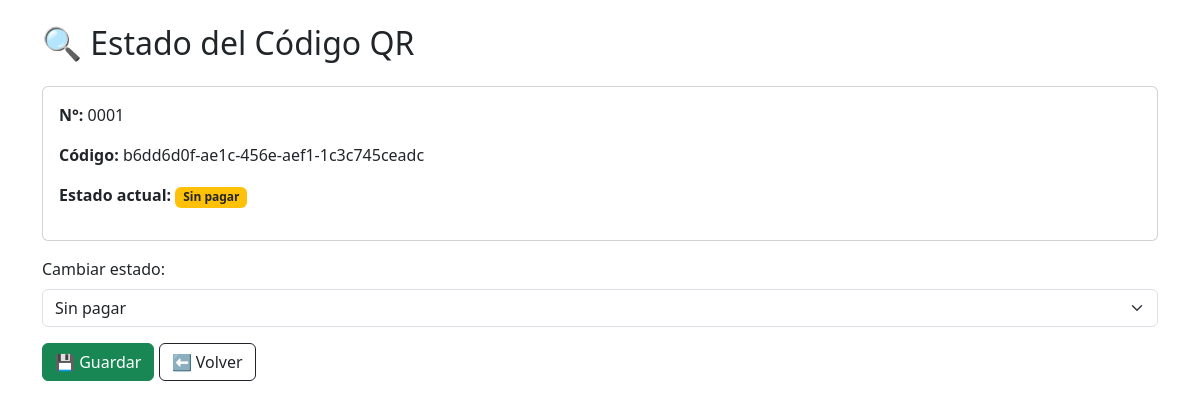
/ver_estado/1, run on the app's committed database.
### app.py (models this page shows)
class CodigoQR(db.Model):
    id = db.Column(db.Integer, primary_key=True)
    codigo = db.Column(db.String(100), nullable=False)
    cliente_id = db.Column(db.Integer, db.ForeignKey('cliente.id'), nullable=False)
    numero_correlativo = db.Column(db.Integer, nullable=False)
    estado = db.Column(db.String(20), nullable=False, default="sin pagar")
    monto_pagado = db.Column(db.Float, nullable=True)

### app.py (the view, shortened to what this page needs)
@app.route('/ver_estado/<int:qr_id>', methods=['GET', 'POST'])
def ver_estado(qr_id):
    qr = CodigoQR.query.get_or_404(qr_id)
    return render_template('ver_estado.html', qr=qr)

### templates/ver_estado.html (shortened to what this page needs)
<!DOCTYPE html>
<html lang="es">
<head>
    <link href="https://cdn.jsdelivr.net/npm/bootstrap@5.3.0/dist/css/bootstrap.min.css" rel="stylesheet">
</head>
<body class="p-4">
<div class="container">
    <h2 class="mb-4">🔍 Estado del Código QR</h2>
    <div class="card mb-3">
        <div class="card-body">
            <p><strong>N°:</strong> {{ "%04d"|format(qr.numero_correlativo) }}</p>
            <p><strong>Código:</strong> {{ qr.codigo }}</p>
            <p><strong>Estado actual:</strong>
                {% if qr.estado == 'pagado' %}
                    <span class="badge bg-success">Pagado</span>
                {% else %}
                    <span class="badge bg-warning text-dark">Sin pagar</span>
                {% endif %}
            </p>
        </div>
    </div>
    <form method="POST" class="mb-3">
        <div class="mb-3">
            <label for="estado" class="form-label">Cambiar estado:</label>
            <select name="estado" id="estado" class="form-select" onchange="toggleMonto()">
                <option value="sin pagar" {% if qr.estado == 'sin pagar' %}selected{% endif %}>Sin pagar</option>
            </select>
        </div>
        <button type="submit" class="btn btn-success">💾 Guardar</button>
        <a href="{{ url_for('index') }}" class="btn btn-outline-dark">⬅ Volver</a>
    </form>
</div>
</body>
</html>

### data on the page
CodigoQR: numero_correlativo "0001", codigo "b6dd6d0f-ae1c-456e-aef1-1c3c745ceadc", estado "Sin pagar"
